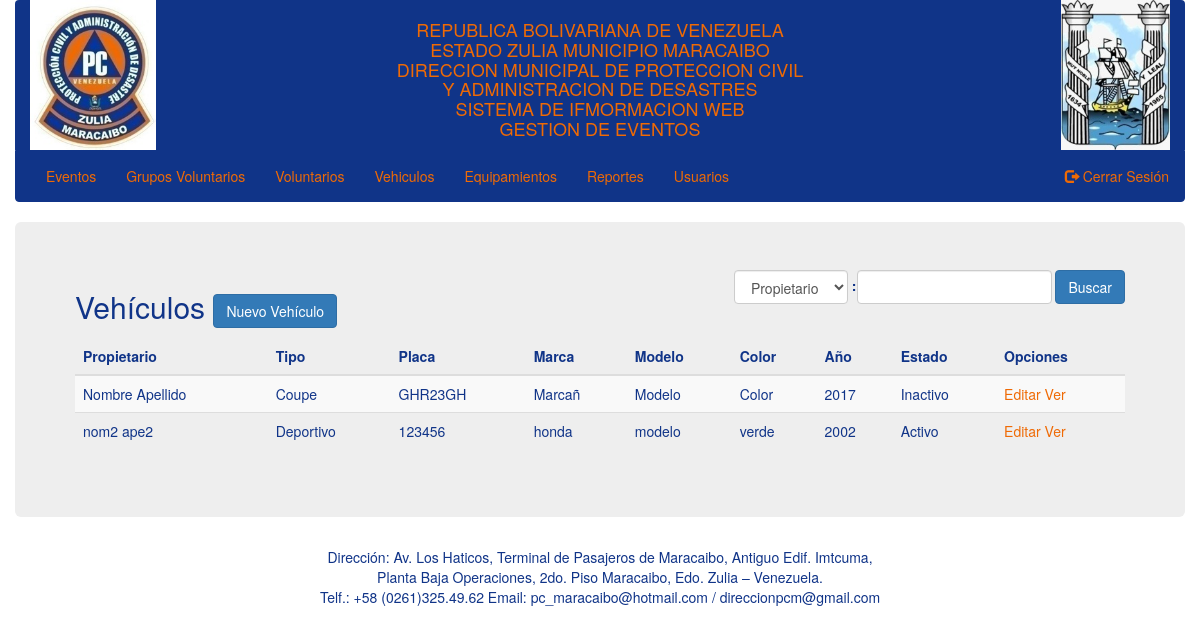
Page /vehiculos.php (signed in) on the committed database.
### tables this page shows
CREATE TABLE `vehicles` (
  `id` int(11) NOT NULL,
  `type` varchar(20) NOT NULL,
  `plate` varchar(7) NOT NULL,
  `brand` varchar(20) NOT NULL,
  `model` varchar(20) NOT NULL,
  `color` varchar(10) NOT NULL,
  `year` int(4) NOT NULL,
  `bodywork` varchar(20) NOT NULL,
  `motor` varchar(20) NOT NULL,
  `chassis` varchar(20) NOT NULL,
  `id_voluntary` int(11) NOT NULL,
  `state` tinyint(1) NOT NULL
);

### classes/DB.php (called while the page is built, shortened)
<?php
class DB {
    private static $_instance = null;
    private $_pdo,
            $_query,
            $_error = false,
            $_results,
            $_count = 0;
    private function __construct() {
        try {
            $this->_pdo = new PDO(
                    'mysql:host='.Config::get('mysql/host').';dbname='.Config::get('mysql/db'),
                    Config::get('mysql/username'),
                    Config::get('mysql/password'));
        } catch (Exception $e) {
            die($e->getMessage());
        }
    }
    public static function getInstance(){
        if(!isset(self::$_instance)){
            self::$_instance = new DB();
        }
        return self::$_instance;
    }
    public function query($sql, $params = array()){
        $this->_error = FALSE;
        if (($this->_query = $this->_pdo->prepare($sql))) {
            $x = 1;
            if(count($params)){
                foreach ($params as $param) {
                    $this->_query->bindValue($x, $param);
                    $x++;
                }
            }
            if($this->_query->execute()){
                $this->_results = $this->_query->fetchAll(PDO::FETCH_OBJ);
                $this->_count =  $this->_query->rowCount();
            }else{
                $this->_error = TRUE;
            }
        }
        return $this;
    }
    public function action($action, $table, $where = array()){
        if(count($where) === 3){
            $operators = array('=','>','<','>=','<=');
            $field = $where[0];
            $operator = $where[1];
            $value = $where[2];
            if(in_array($operator, $operators)){
                $sql = "{$action} FROM {$table} WHERE {$field} {$operator} ?";
                if(!$this->query($sql, array($value))->error()){
                    return $this;
                }
            }
        }
        return FALSE;
    }
    public function get($table, $where){
        return $this->action('SELECT *', $table, $where);
    }
    public function results(){
        return $this->_results;
    }
    public function first(){
        return $this->results()[0];
    }
    public function error(){
        return $this->_error;
    }
    public function count(){
        return $this->_count;
    }
}

### classes/Config.php (called while the page is built)
<?php
class Config {
    public static function get($path = NULL){
        if($path){
            $config = $GLOBALS['config'];
            $path = explode('/', $path);
            foreach ($path as $bit) {
                if(isset($config[$bit])){
                    $config = $config[$bit];
                }
            }
            return $config;
        }
        return FALSE;
    }
}

### classes/User.php (called while the page is built, shortened)
<?php
class User {
    private $_db,
            $_data,
            $_sessionName,
            $_cookieName,
            $_isLoggedIn;
    public function __construct($user = null) {
        $this->_db = DB::getInstance();
        $this->_sessionName = Config::get('session/session_name');
        if (!$user) {
            if (Session::exists($this->_sessionName)) {
                $user = Session::get($this->_sessionName);
                if ($this->find($user)) {
                    $this->_isLoggedIn = true;
                } else {
                }
            }
        } else {
            $this->find($user);
        }
    }
    public function find($user = null) {
        if ($user) {
            $field = (is_numeric($user)) ? 'id' : 'username';
            $data = $this->_db->get('users', array($field, '=', $user));
            if ($data->count()) {
                $this->_data = $data->first();
                return true;
            }
        }
        return FALSE;
    }
    public function hasPermission($key){
        $group = $this->_db->get('groups', array('id', '=', $this->data()->group));
        if($group->count()){
            $permissions = json_decode($group->first()->permissions, TRUE);
            if($permissions[$key] == true){
                return true;
            }
        }
        return false;
    }
    public function data() {
        return $this->_data;
    }
}

### classes/Session.php (called while the page is built, shortened)
<?php
class Session {
    public static function exists($name){
        return (isset($_SESSION[$name])) ? TRUE : FALSE;
    }
    public static function get($name){
        return $_SESSION[$name];
    }
}

### classes/Sistem.php (called while the page is built, shortened)
<?php
class Sistem {
	private $_db,
			$_data,
			$_type;
	public function __construct($type = null) {
		if (!is_null($type)) {
			$this->_type = $type;
		} else {
			$this->_type = 'team';
		}
		$this->_db = DB::getInstance();
	}
	public function get($arg = null) {
		if (!is_null($arg)) {
			$data = $this->_db->get($this->_type, $arg);
			if ($data->count()) {
				$this->_data = $data->results();
				return true;
			}
		} else {
			return false;
		}
	}
	public function data() {
		return $this->_data;
	}
}

### vehiculos.php (the view, shortened to what this page needs)
<?php
	$user = new User();
	gettemplate('header');
?>
<div class="container">
	<div class="row">
		<div class="jumbotron">
			<div class="row">
				<?php if (Input::exists('get') && Input::get('new')) : ?>
					<div class="col-sm-offset-3 col-sm-6">
						<?php if (!empty($error)) {
							handlerMessage($error, 'danger');
						} ?>
						<h2>Vehículos <a href="?" class="btn btn-primary">Ver Vehículos</a></h2>
						<form action="" method="post">
							<div class="form-group">
								<label for="type">Tipo:</label>
								<select name="type" class="form-control" id="type">
									<option value="">Seleccione tipo</option>
									<?php $pos = array('Coupe', 'Sedan', 'Deportivo', 'Camioneta', 'Camion', 'Bus', 'Moto','Cuatrimoto');
									foreach ($pos as $value) { ?>
										<option value="<?php echo $value; ?>"><?php echo $value; ?></option>
									<?php } ?>
								</select>
							</div>
							<?php Input::build('Placa', 'plate'); ?>
							<?php Input::build('Marca', 'brand'); ?>
							<?php Input::build('Modelo', 'model'); ?>
							<?php Input::build('Color', 'color'); ?>
							<?php Input::build('Año', 'year', '', 'number'); ?>
							<?php Input::build('Numero de carrocería', 'bodywork', '', 'number'); ?>
							<?php Input::build('Numero de Motor', 'motor', '', 'number'); ?>
							<?php Input::build('Chasis', 'chassis', '', 'number'); ?>
							<div class="form-group">
								<label for="voluntary">Propietario:</label>
								<?php $sistem = new Sistem('volunteers'); ?>
								<select name="voluntary" class="form-control" id="voluntary">
									<?php if ($sistem->get(array('id', '>', 0))) : ?>
										<?php foreach ($sistem->data() as $voluntary) { ?>
											<option value="<?php echo $voluntary->id; ?>"><?php echo $voluntary->firstName.' '.$voluntary->lastName; ?></option>
										<?php } ?>
									<?php else : ?>
										<option value="">No hay voluntarios registrados</option>
									<?php endif; ?>
								</select>
							</div>
							<?php Input::buildState(); ?>
							<input type="hidden" name="token" value="<?php echo Token::generate();?>">
							<input type="submit" name="create" class="btn btn-primary" value="Registrar"/>
						</form>
					</div>
				<?php else : ?>
					<div class="col-sm-12">
						<h2 class="pull-left">Vehículos
						<?php if($user->hasPermission('admin')) { ?>
							<a href="?new=true" class="btn btn-primary">Nuevo Vehículo</a>
						<?php } ?>
						</h2>
						<form class="form-inline pull-right" action="" method="post">
							<select name="type" class="form-control">
								<option value="owner">Propietario</option>
							</select>
							<input type="submit" name="search" class="btn btn-primary" value="Buscar"/>
						</form>
						<table class="table table-striped">
							<thead>
								<tr>
									<th>Propietario</th>
									<th>Tipo</th>
									<th>Placa</th>
									<th>Marca</th>
									<th>Modelo</th>
									<th>Color</th>
									<th>Año</th>
									<th>Estado</th>
									<th>Opciones</th>
								</tr>
							</thead>
							<?php if (!empty($searchResults)): ?>
								<tbody>
									<?php foreach ($searchResults as $vehicle) { ?>
										<tr>
											<td><?php echo getData($vehicle->id_voluntary, 'volunteers', 'firstName').' '.getData($vehicle->id_voluntary, 'volunteers', 'lastName'); ?></td>
											<td><?php echo $vehicle->type; ?></td>
											<td><?php echo $vehicle->plate; ?></td>
											<td><?php echo $vehicle->brand; ?></td>
											<td><?php echo $vehicle->model; ?></td>
											<td><?php echo $vehicle->color; ?></td>
											<td><?php echo $vehicle->year; ?></td>
											<td><?php echo ($vehicle->state) ? 'Activo': 'Inactivo'; ?></td>
											<td>
												<?php if($user->hasPermission('admin')) { ?>
													<a href="?edit=<?php echo $vehicle->id; ?>">Editar</a>
												<?php } ?>
												<a href="?view=<?php echo $vehicle->id; ?>">Ver</a>
											</td>
										</tr>
									<?php } ?>
								</tbody>
							<?php else : ?>
								<tbody>
									<?php $sistem = new Sistem('vehicles');
									if (!$sistem->get(array('id', '>', 0))) : ?>
										<tr>
											<td colspan="10"><h3><center>No hay registro</center></h3></td>
										</tr>
									<?php else :
										foreach ($sistem->data() as $vehicle) { ?>
											<tr>
												<td><?php echo getData($vehicle->id_voluntary, 'volunteers', 'firstName').' '.getData($vehicle->id_voluntary, 'volunteers', 'lastName'); ?></td>
												<td><?php echo $vehicle->type; ?></td>
												<td><?php echo $vehicle->plate; ?></td>
												<td><?php echo $vehicle->brand; ?></td>
												<td><?php echo $vehicle->model; ?></td>
												<td><?php echo $vehicle->color; ?></td>
												<td><?php echo $vehicle->year; ?></td>
												<td><?php echo ($vehicle->state) ? 'Activo': 'Inactivo'; ?></td>
												<td>
													<?php if($user->hasPermission('admin')) { ?>
														<a href="?edit=<?php echo $vehicle->id; ?>">Editar</a>
													<?php } ?>
													<a href="?view=<?php echo $vehicle->id; ?>">Ver</a>
												</td>
											</tr>
										<?php } ?>
									<?php endif; ?>
								</tbody>
							<?php endif; ?>
						</table>
					</div>
				<?php endif; ?>
			</div>
		</div>
	</div>
</div>

### assets/css/main.css (style rules this page uses)
body { color: #103488; }
a { color: #EF6A05; }

### rows in the picture
vehicles: id_voluntary "Nombre", id_voluntary "Apellido", type "Coupe", plate "GHR23GH", brand "Marcañ", model "Modelo", color "Color", year "2017", state "Inactivo"
vehicles: id_voluntary "nom2", id_voluntary "ape2", type "Deportivo", plate "123456", brand "honda", model "modelo", color "verde", year "2002", state "Activo"
